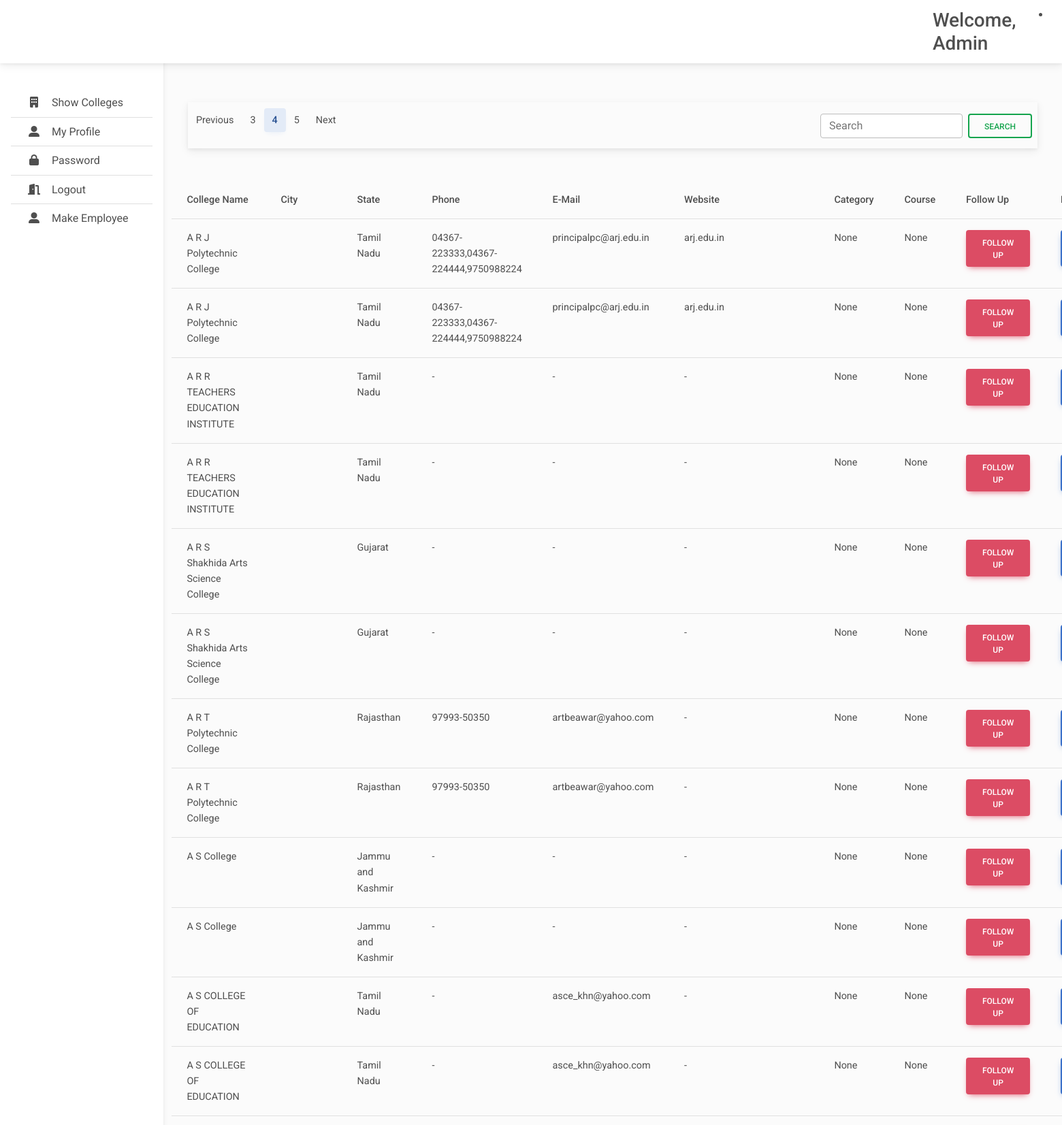
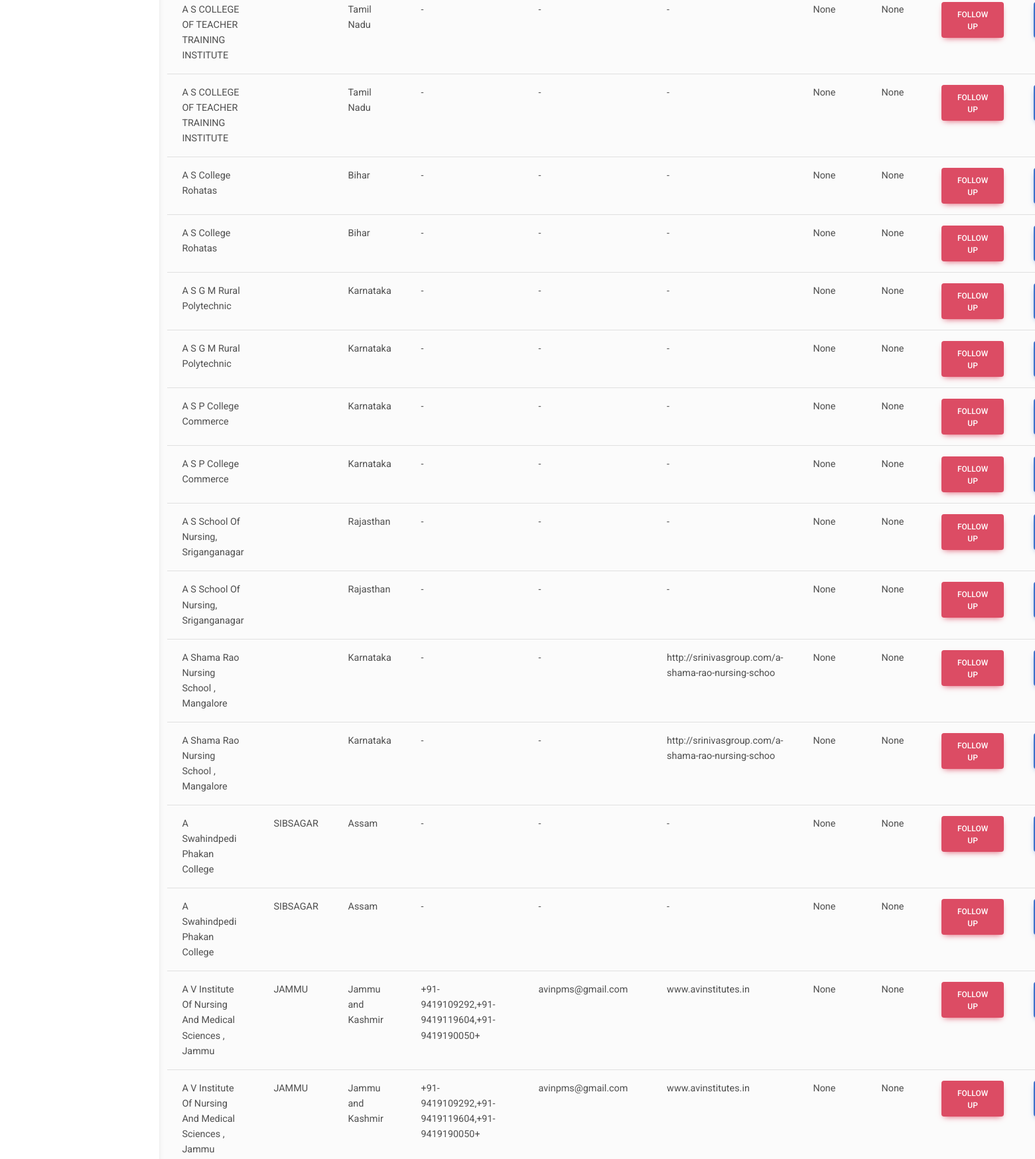
Screenshot of /showcolleges?page=4 (signed in, upper part) with the database file from the repository (2 pictures, top to bottom).
### user/models.py (models this page shows, shortened)
class Employee(AbstractUser) :
    name = models.CharField(max_length=32 ,null = True)
    state = models.CharField(max_length=1000,null=True)
    mobile = models.CharField(max_length=32 ,null = True)
    fathername = models.CharField(max_length=32 ,null = True)
    gender = models.CharField(max_length=32 ,null = True)
    aadhar = models.CharField(max_length=32 ,null = True)
    imageurl = models.CharField(max_length=100,null = True)

class College(models.Model):
    CATEGORY_CHOICES = (
        ('IIT', 'IIT'),
        ('NIT', 'NIT'),
        ('Other', 'Other')
    )
    COURSE_CHOICES = (
        ('BTech', 'BTech'),
        ('MTech', 'MTech'),
        ('MS', 'MS'),
        ('MBA', 'MBA')
    )
    name = models.CharField(max_length=100,null=True)
    city = models.CharField(max_length=100,null=True)
    state = models.CharField(max_length=100,null=True)
    phone = models.CharField(max_length=100,null=True)
    email = models.CharField(max_length=100,null=True)
    website = models.URLField(max_length=100,null=True)
    category = models.CharField(max_length=10, choices=CATEGORY_CHOICES, null=True)
    courses = models.CharField(max_length=10, choices=COURSE_CHOICES,null=True)

### user/views.py (the view, shortened to what this page needs)
# urls.py: path('showcolleges', views.showcolleges, name = 'showcolleges'),
def showcolleges(request):
    if request.user.is_authenticated :
        u = Employee.objects.get(username=request.user.username)
        query = request.GET.get('p')
        states = u.state
        states = states.split(',')
        colleges = College.objects.none()
        for state in states :
          try:
            temp = College.objects.all().filter(state=state)
            colleges = chain(colleges, temp)
          except:
             pass
        colleges = list(colleges)
        colleges = College.objects.filter(id__in=[obj.id for obj in colleges])
        object_list = []
        if (query == None):
          object_list = list(colleges)
        object_list = list(object_list)
        college_paginator = Paginator(object_list, 30)
        page_num = request.GET.get('page')
        print(page_num)
        page = college_paginator.get_page(page_num)
        surl = request.get_full_path()
        if query:
            surl += '&'
        else :
           surl = '/showcolleges?'
        allfollowup =  Followup.objects.all()
        context = {'u': u,'page': page,'query': query,'surl': surl,'followup': allfollowup}
        return render (request,'showcolleges.html',context)
    else :
        return redirect('/login')

### templates/showcolleges.html (shortened to what this page needs)
{% extends 'base.html' %}
{%load static %}
{% block main %}
<main style="margin-top: 110px">
  <div class='container'>
    <section class="p-4 mb-4 align-items-center flex-column">
      <nav class='navbar'>
        <ul class="pagination pr-2">
          {% if page.has_previous %}
          <li class="page-item">
            <a class="page-link" href="{{surl}}page={{ page.previous_page_number }}">Previous</a>
          </li>
          <li class="page-item"><a class="page-link" href="{{surl}}page={{ page.previous_page_number }}">
            {{ page.previous_page_number }}</a></li>
          {% endif %}
          <li class="page-item active" aria-current="page">
            <a class="page-link" href="#">{{ page.number }}<span class="visually-hidden">(current)</span></a>
          </li>
          {% if page.has_next %}
          <li class="page-item"><a class="page-link" href="{{surl}}page={{ page.next_page_number }}">
            {{ page.next_page_number }} </a></li>
          <li class="page-item">
            <a class="page-link" href="{{surl}}page={{ page.next_page_number }}">Next</a>
          </li>
          {% endif %}
        </ul>
        <form class="d-flex pe-2" role="search" action="{% url 'showcolleges' %}" method="get">
          <input class="form-control me-2" type="text" name="p" placeholder="Search" aria-label="Search">
          <button class="btn btn-outline-success" type="submit">Search</button>
        </form>
      </nav>
    </section>
    <table class="table">
      <thead>
        <tr>
          <th scope="col">College Name</th>
          <th scope="col">City</th>
          <th scope="col">State</th>
          <th scope="col">Phone</th>
          <th scope="col">E-Mail</th>
          <th scope="col">Website</th>
          <th scope="col">Category</th>
          <th scope="col">Course</th>
          <th scope="col">Follow Up</th>
          <th scope="col">Edit Details</th>
        </tr>
      </thead>
      <tbody>
        {% for c in page.object_list %}
        <tr>
          <td>{{c.name}}</td>
          <td>{{c.city}}</td>
          <td>{{c.state}}</td>
          <td>{{c.phone}}</td>
          <td>{{c.email}}</td>
          <td>{{c.website}}</td>
          <td>{{c.category}}</td>
          <td>{{c.courses}}</td>
          <td>
            <button type="button" class="btn btn-danger" data-mdb-toggle="modal"
              data-mdb-target="#followupModal{{c.id}}">
              Follow Up
            </button>
          </td>
          <td>
          </td>
        </tr>
        {% endfor %}
      </tbody>
    </table>
  </div>
</main>
{%endblock main%}

### templates/base.html (shortened to what this page needs)
{% load static %}
<!DOCTYPE html>
<html lang="en">
<head>
  <link rel="stylesheet" href="https://cdnjs.cloudflare.com/ajax/libs/font-awesome/6.0.0/css/all.min.css" />
  <link rel="stylesheet" href="{% static 'css/mdb.min.css' %}" />
  <link rel="stylesheet" href="{% static 'css/main.css' %}" />
  <link rel="stylesheet" href="{% static 'css/chat.css' %}" />
</head>
<body>
  <header>
    <nav id="sidebarMenu" class="collapse d-lg-block bg-white sidebar collapse">
      <div class="pt-5 position-sticky">
        <div class="list-group list-group-flush mx-3 mt-4 ">
          {% if u.is_authenticated %}
          <a href="/showcolleges" class="bg-transparent list-group-item list-group-item-action py-2 ripple"
            aria-current="true">
            <i class="fas fa-building fa-fw me-3"></i><span>Show Colleges</span>
          </a>
          <a href="/editprofile" class="bg-transparent list-group-item list-group-item-action py-2 ripple ">
            <i class="fas fa-user-alt fa-fw me-3"></i><span>My Profile</span>
          </a>
          <a href="/changepassword" class="bg-transparent list-group-item list-group-item-action py-2 ripple"><i
              class="fas fa-lock fa-fw me-3"></i><span>Password</span></a>
          <a href="/logout" class="bg-transparent list-group-item list-group-item-action py-2 ripple"><i
              class="fas fa-door-open fa-fw me-3"></i><span>Logout</span></a>
          {% if u.is_staff %}
          <a href="/register" class="bg-transparent list-group-item list-group-item-action py-2 ripple ">
            <i class="fas fa-user-alt fa-fw me-3"></i><span>Make Employee</span>
            {% endif %}
          {% else %}
          <a href="#" class="bg-transparent list-group-item list-group-item-action py-2 ripple"><i
            class="fas fa-lock fa-fw me-3"></i><span>Reset Password</span></a>
          {% endif %}
        </div>
      </div>
    </nav>
    <nav id="main-navbar" class="navbar navbar-expand-lg bg-white fixed-top">
      <div class="container-fluid">
        <a class="navbar-brand" href="#">
        </a>
        <h3 class="d-none d-md-flex w-auto my-auto">Welcome, {{u.name}} </h3>
          <li class="nav-item dropdown">
            <a class="nav-link hidden-arrow d-flex align-items-center" href="#" id="navbarDropdownMenuLink"
              role="button" data-mdb-toggle="dropdown" aria-expanded="false">
            </a>
          </li>
      </div>
    </nav>
  </header>
  {% block main %}
  {% endblock main %}
</body>
</html>

### static/css/main.css (style rules this page uses)
body { background-color: #fbfbfb; }
@media (min-width: 991.98px) { main { padding-left: 240px; } }
.sidebar { position: fixed; top: 0; bottom: 0; left: 0; padding: 58px 0 0; box-shadow: 0 2px 5px 0 rgb(0 0 0 / 5%), 0 2px 10px 0 rgb(0 0 0 / 5%); width: 240px; z-index: 600; }

### rows the page displays
Employee: name "Admin"
College: name "A R J Polytechnic College", state "Tamil Nadu", phone "04367-223333,04367-224444,9750988224", email "principalpc@arj.edu.in", website "arj.edu.in", category "None", courses "None"
College: name "A R J Polytechnic College", state "Tamil Nadu", phone "04367-223333,04367-224444,9750988224", email "principalpc@arj.edu.in", website "arj.edu.in", category "None", courses "None"
College: name "A R R TEACHERS EDUCATION INSTITUTE", state "Tamil Nadu", phone "-", email "-", website "-", category "None", courses "None"
College: name "A R R TEACHERS EDUCATION INSTITUTE", state "Tamil Nadu", phone "-", email "-", website "-", category "None", courses "None"
College: name "A R S Shakhida Arts Science College", state "Gujarat", phone "-", email "-", website "-", category "None", courses "None"
College: name "A R S Shakhida Arts Science College", state "Gujarat", phone "-", email "-", website "-", category "None", courses "None"
College: name "A R T Polytechnic College", state "Rajasthan", phone "97993-50350", email "artbeawar@yahoo.com", website "-", category "None", courses "None"
College: name "A R T Polytechnic College", state "Rajasthan", phone "97993-50350", email "artbeawar@yahoo.com", website "-", category "None", courses "None"
College: name "A S College", state "Jammu and Kashmir", phone "-", email "-", website "-", category "None", courses "None"
College: name "A S College", state "Jammu and Kashmir", phone "-", email "-", website "-", category "None", courses "None"
College: name "A S COLLEGE OF EDUCATION", state "Tamil Nadu", phone "-", email "asce_khn@yahoo.com", website "-", category "None", courses "None"
College: name "A S COLLEGE OF EDUCATION", state "Tamil Nadu", phone "-", email "asce_khn@yahoo.com", website "-", category "None", courses "None"
College: name "A S COLLEGE OF TEACHER TRAINING INSTITUTE", state "Tamil Nadu", phone "-", email "-", website "-", category "None", courses "None"
College: name "A S COLLEGE OF TEACHER TRAINING INSTITUTE", state "Tamil Nadu", phone "-", email "-", website "-", category "None", courses "None"
College: name "A S College Rohatas", state "Bihar", phone "-", email "-", website "-", category "None", courses "None"
College: name "A S College Rohatas", state "Bihar", phone "-", email "-", website "-", category "None", courses "None"
College: name "A S G M Rural Polytechnic", state "Karnataka", phone "-", email "-", website "-", category "None", courses "None"
College: name "A S G M Rural Polytechnic", state "Karnataka", phone "-", email "-", website "-", category "None", courses "None"
College: name "A S P College Commerce", state "Karnataka", phone "-", email "-", website "-", category "None", courses "None"
College: name "A S P College Commerce", state "Karnataka", phone "-", email "-", website "-", category "None", courses "None"
College: name "A S School Of Nursing, Sriganganagar", state "Rajasthan", phone "-", email "-", website "-", category "None", courses "None"
College: name "A S School Of Nursing, Sriganganagar", state "Rajasthan", phone "-", email "-", website "-", category "None", courses "None"
College: name "A Shama Rao Nursing School , Mangalore", state "Karnataka", phone "-", email "-", website "http://srinivasgroup.com/a-shama-rao-nursing-schoo", category "None", courses "None"
College: name "A Shama Rao Nursing School , Mangalore", state "Karnataka", phone "-", email "-", website "http://srinivasgroup.com/a-shama-rao-nursing-schoo", category "None", courses "None"
College: name "A Swahindpedi Phakan College", city "SIBSAGAR", state "Assam", phone "-", email "-", website "-", category "None", courses "None"
College: name "A Swahindpedi Phakan College", city "SIBSAGAR", state "Assam", phone "-", email "-", website "-", category "None", courses "None"
College: name "A V Institute Of Nursing And Medical Sciences , Jammu", city "JAMMU", state "Jammu and Kashmir", phone "+91-9419109292,+91-9419119604,+91-9419190050+", email "avinpms@gmail.com", website "www.avinstitutes.in", category "None", courses "None"
College: name "A V Institute Of Nursing And Medical Sciences , Jammu", city "JAMMU", state "Jammu and Kashmir", phone "+91-9419109292,+91-9419119604,+91-9419190050+", email "avinpms@gmail.com", website "www.avinstitutes.in", category "None", courses "None"

### other values shown
{{ page.previous_page_number }} "3"
{{ page.number }} "4"
{{ page.next_page_number }} "5"
